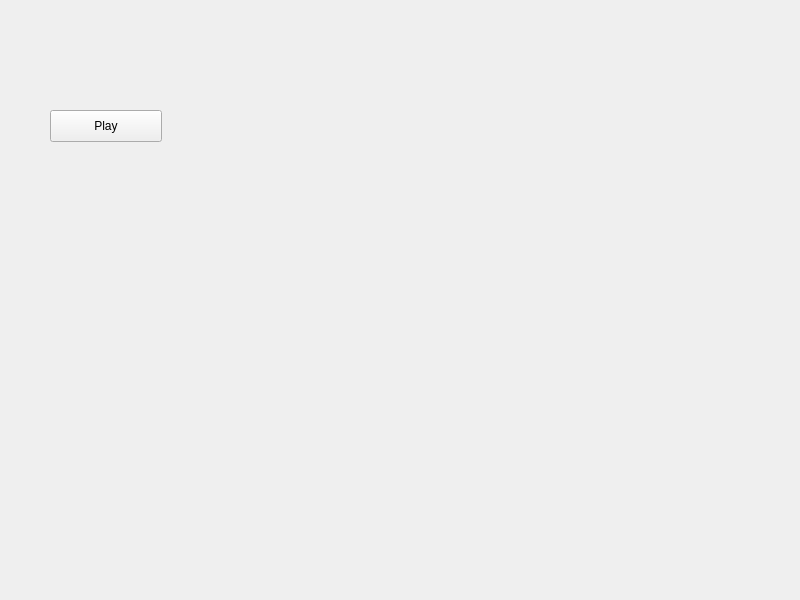
<?xml version="1.0" encoding="UTF-8"?>
<ui version="4.0">
 <class>MainWindow</class>
 <widget class="QMainWindow" name="MainWindow">
  <property name="geometry">
   <rect>
    <x>0</x>
    <y>0</y>
    <width>800</width>
    <height>600</height>
   </rect>
  </property>
  <property name="windowTitle">
   <string>MainWindow</string>
  </property>
  <widget class="QWidget" name="centralwidget">
   <widget class="QPushButton" name="playButton">
    <property name="geometry">
     <rect>
      <x>50</x>
      <y>110</y>
      <width>112</width>
      <height>32</height>
     </rect>
    </property>
    <property name="text">
     <string>Play</string>
    </property>
   </widget>
  </widget>
 </widget>
 <resources/>
 <connections/>
</ui>
